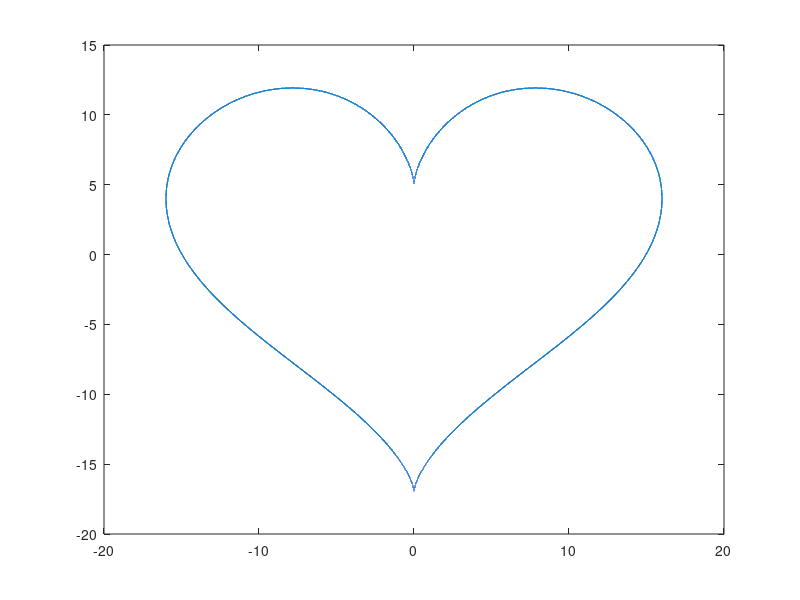

Reproduce this figure in MATLAB.
function how_heart()
%  Figure 1
   ezpolar('1-sin(t)');

%  Figure 2
   ezplot('(x^2 + y^2 - 1)^3 - x^2*y^3',[-2, 2]);

%  Figure 3
   t = -1:e^-9:1;
   x = sin(t).*cos(t).*log(abs(t));
   y = abs(t).^0.3 .*sqrt(cos(t));
   plot(x, y);

%  Figure 4
   ezplot('x^2+(y-(2*(x^2+abs(x)-6))/(3*(x^2+abs(x)+2)))^2-36', [-10, 10]);
  
%  Figure 5
   ezpolar('2-2*sin(t)+sin(t)*(sqrt(abs(cos(t))))/(sin(t)+1.4)')

%  Figure 6
   t = -9:e^-9:9;
   x = 16*sin(t).^3;
   y = 13*cos(t)-5*cos(2*t)-2*cos(3*t)-cos(4*t);
   plot(x, y);
  end
